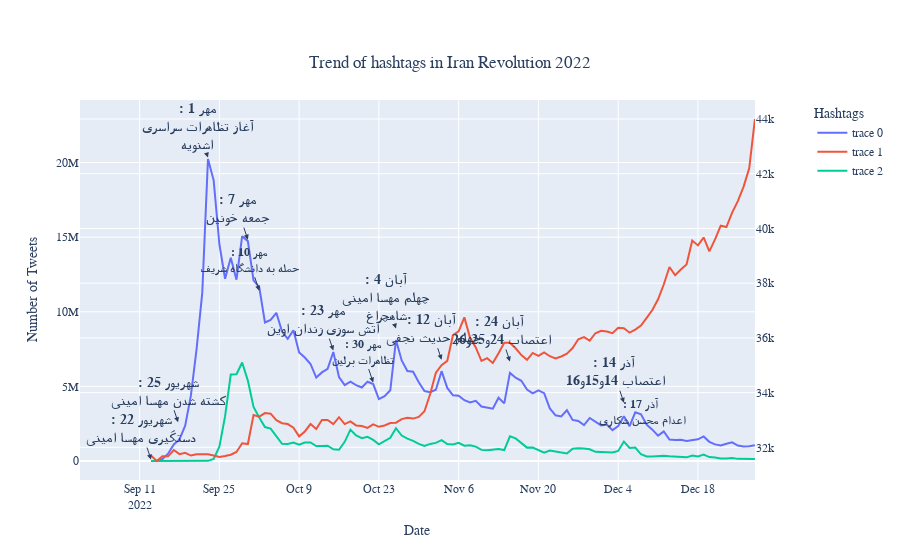

The notebook cell this image was saved under:
### Code cell
import plotly.graph_objects as go
fig = make_subplots(specs=[[{"secondary_y": True}]])
plotMarkerConstant=1e5
fig.add_trace(
    go.Scatter(x=df["Date"], y=df["MahsaAmini"]),
    secondary_y=False
)
fig.add_trace(
    go.Scatter(x = df["Date"], y=df["Dollar_price"]),
    secondary_y=True
)
fig.add_trace(
    go.Scatter(x = df["Date"], y=df["Strikes"]),
    secondary_y=False
)
fig.update_layout(
    font_family = "sans-serif",
    title={
        'text': "Trend of hashtags in Iran Revolution 2022",
        'y':0.9,
        'x':0.5,
        'xanchor': 'center',
        'yanchor': 'top'},

    xaxis_title="Date",
    yaxis_title="Number of Tweets",
    legend_title="Hashtags")

# fig.add_annotation(x=pd.to_datetime("2022-10-15"), y=df["MahsaAmini"].loc[df["Date"] == pd.to_datetime("20221015")].values[0]+plotMarkerConstant,
#     text=,
#     showarrow=True,
#     font = {
        
#         'size' : 14
#     },
#     arrowhead=2)
annotate(fig,df,"2022-10-15","<b>: 23 مهر<br> آتش سوزی زندان اوین <b>")
annotate(fig,df,"2022-09-13","<b>: 22 شهریور<br> دستگیری مهسا امینی <b>")
annotate(fig,df,"2022-09-16","<b>: 25 شهریور<br> کشته شدن مهسا امینی <b>",yshift=30,xshift=10)
annotate(fig,df,"2022-09-23","<b>: 1 مهر<br> آغاز تظاهرات سراسری <br> اشنویه <b>")
annotate(fig,df,"2022-09-30","<b>: 7 مهر<br> جمعه خونین <b>")
annotate(fig,df,"2022-10-02","<b>: 10 مهر<br> حمله به دانشگاه شریف <b>",yshift=-5,xshift=0,fontsize=12)
annotate(fig,df,"2022-10-22","<b>: 30 مهر<br> تظاهرات برلین <b>", fontsize=12)
annotate(fig,df,"2022-10-26","<b>: 4 آبان<br> چهلم مهسا امینی <br> شاهچراغ <b>",yshift=10)
annotate(fig,df,"2022-11-03","<b>: 12 آبان<br> چهلم حدیث نجفی<b>",yshift=10)
annotate(fig,df,"2022-11-15","<b>: 24 آبان<br> اعتصاب 24و25و26<b>",yshift=10)
annotate(fig,df,"2022-12-05","<b>: 14 آذر<br> اعتصاب 14و15و16<b>",yshift=12)
annotate(fig,df,"2022-12-08","<b>: 17 آذر<br> اعدام محسن شکاری<b>",arrow=False,yshift=0,fontsize=12)

# # fig.add_shape()
# fig.add_annotation(yref='paper',x=pd.to_datetime("20221230"), y=1.06, text="aaaa")

fig.show()
